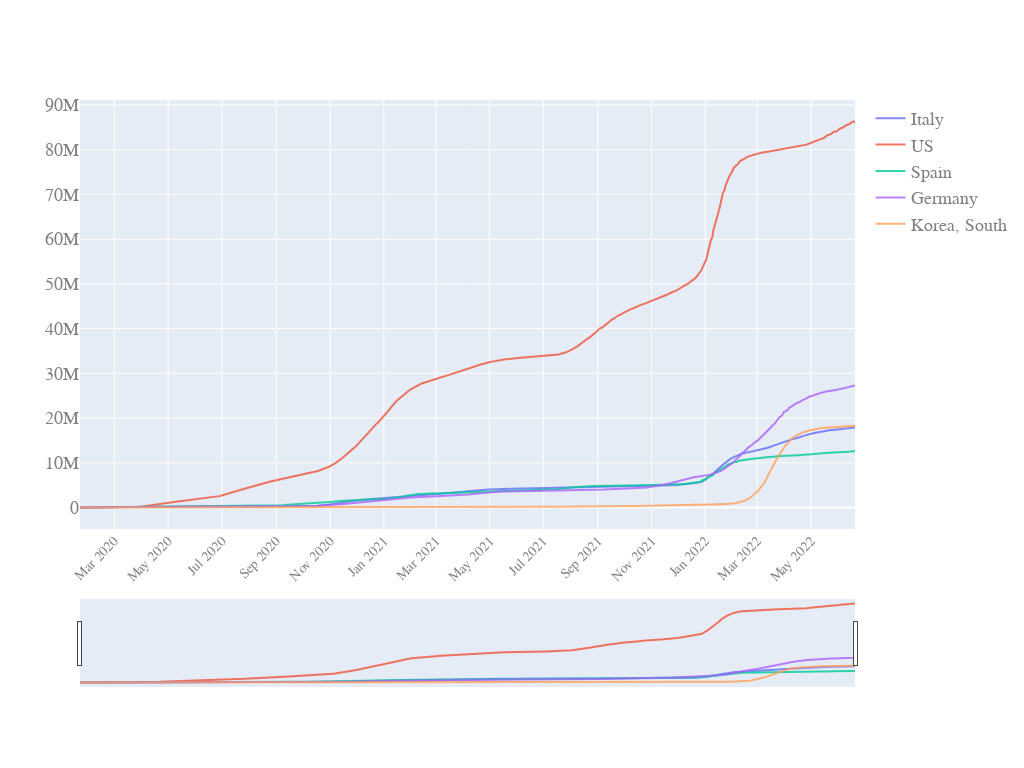

Source (notebook cell):
### Code cell
quick_plot(df_analyse.date,
           df_analyse.iloc[:,1:],
           y_scale='linear',
           slider=True)

### Figure 1 — Plotly figure (JSON) as saved in the notebook; plotly's stock layout.template omitted (floating-point values rounded to 4 significant figures; data arrays with more than 128 entries replaced by an {"elided": "..."} marker saying what was removed)
{"data": [{"name": "Italy", "opacity": 0.8, "type": "scatter", "x": {"elided": "881 str values"}, "y": {"elided": "881 int values"}}, {"name": "US", "opacity": 0.8, "type": "scatter", "x": {"elided": "881 str values"}, "y": {"elided": "881 int values"}}, {"name": "Spain", "opacity": 0.8, "type": "scatter", "x": {"elided": "881 str values"}, "y": {"elided": "881 int values"}}, {"name": "Germany", "opacity": 0.8, "type": "scatter", "x": {"elided": "881 str values"}, "y": {"elided": "881 int values"}}, {"name": "Korea, South", "opacity": 0.8, "type": "scatter", "x": {"elided": "881 str values"}, "y": {"elided": "881 int values"}}], "layout": {"autosize": true, "font": {"color": "#7f7f7f", "family": "PT Sans, monospace", "size": 18}, "height": 768, "width": 1024, "xaxis": {"nticks": 20, "rangeslider": {"visible": true}, "tickangle": -45, "tickfont": {"color": "#7f7f7f", "size": 14}}, "yaxis": {"type": "linear"}}}
